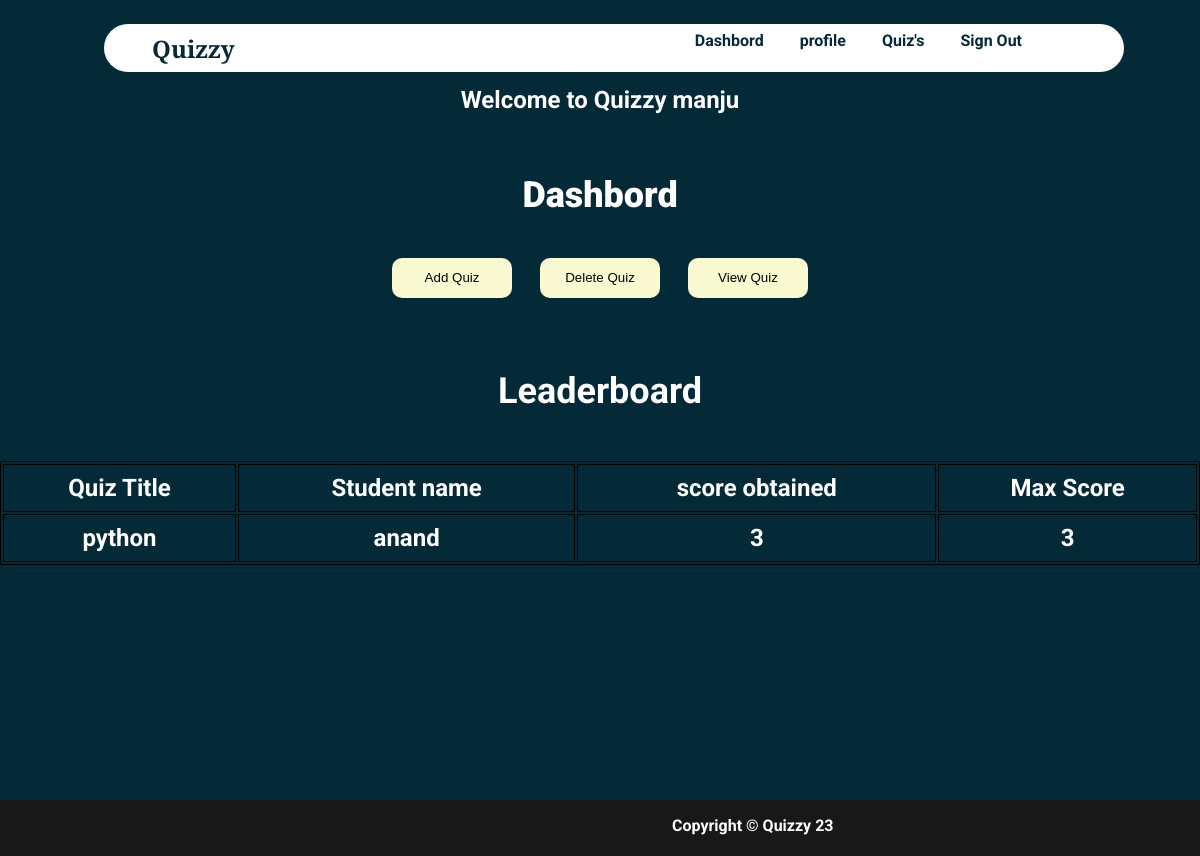
Page /homestaff.php (signed in) on the committed database.
### tables this page shows
CREATE TABLE IF NOT EXISTS `staff` (
  `staffid` varchar(10) NOT NULL,
  `name` varchar(20) NOT NULL,
  `mail` varchar(30) NOT NULL,
  `phno` varchar(10) NOT NULL,
  `gender` varchar(1) NOT NULL,
  `DOB` varchar(10) NOT NULL,
  `pw` varchar(200) NOT NULL,
  `dept` varchar(3) DEFAULT NULL,
  PRIMARY KEY (`mail`),
  UNIQUE KEY `mail` (`mail`,`phno`),
  UNIQUE KEY `staffid` (`staffid`)
);

CREATE TABLE IF NOT EXISTS `score` (
  `slno` int NOT NULL AUTO_INCREMENT,
  `score` int NOT NULL,
  `quizid` int NOT NULL,
  `mail` varchar(30) DEFAULT NULL,
  `totalscore` int DEFAULT NULL,
  `remark` varchar(20) DEFAULT NULL,
  PRIMARY KEY (`slno`),
  KEY `quizid` (`quizid`),
  KEY `mail` (`mail`)
);

CREATE TABLE IF NOT EXISTS `quiz` (
  `quizid` int NOT NULL AUTO_INCREMENT,
  `quizname` varchar(20) NOT NULL,
  `date_created` timestamp NOT NULL DEFAULT CURRENT_TIMESTAMP,
  `mail` varchar(30) DEFAULT NULL,
  PRIMARY KEY (`quizid`),
  KEY `mail` (`mail`)
);

CREATE TABLE IF NOT EXISTS `student` (
  `usn` varchar(10) NOT NULL,
  `name` varchar(20) NOT NULL,
  `mail` varchar(30) NOT NULL,
  `phno` varchar(10) NOT NULL,
  `gender` varchar(1) NOT NULL,
  `DOB` varchar(10) NOT NULL,
  `pw` varchar(200) NOT NULL,
  `dept` varchar(3) DEFAULT NULL,
  PRIMARY KEY (`mail`),
  UNIQUE KEY `mail` (`mail`),
  UNIQUE KEY `phno` (`phno`),
  UNIQUE KEY `usn` (`usn`),
  KEY `dept` (`dept`)
);

### homestaff.php (the view, shortened to what this page needs)
<html>
<head>
</head>
<?php
require_once 'sql.php';
                $conn = mysqli_connect($servername, $username, $password, $dbname);if (!$conn) {
    echo "<script>alert(\"Database error retry after some time !\")</script>";
} else {
    $type1 = $_SESSION["type"];
    $username1 = $_SESSION["username"];
    $sql = "select * from " . $type1 . " where mail='{$username1}'";
    $res =   mysqli_query($conn, $sql);
    if ($res == true) {
        while ($row = mysqli_fetch_array($res)) {
            $dbname = $row['name'];
        }
    }
}
?>
<body style="margin: 0 !important;font-weight: bolder !important;font-family:'Roboto', sans-serif;height:auto;color:#fff">
    <div id="main" style="background-color: #042A38;height: auto;color:#fff !important">
    <div class="navbar" style="display: grid;width: 85%;height:3rem;color:#042A38;position:fixed;border-radius:10rem;margin-top:1.5rem;margin-left:6.5rem;">
    <section style="margin-left: 3rem;height:3rem;display:grid;padding-top: 8px;padding-bottom: 3px; font-size: 1.5rem;font-family: 'Libre Baskerville', serif;">Quizzy</section>
            <ul  style="display: inline-flex;padding: 0 !important;margin-top: 0;float: right;right: 10rem;top:0.8rem;position: fixed;width: 50vw;">
                <li onclick="dash()">Dashbord</li>
                <li onclick="prof()">profile</li>
                <li onclick="score()">Quiz's</li>
                <li onclick="lo()">Sign Out</li>
            </ul>
        </div><br><br>
        <center><section style="width:100vw;margin:0vw;margin-top:4vw;font-size:2vw;">Welcome to Quizzy&nbsp;<?php echo $dbname ?></section></center>
        <section class="dash" style="margin: 5vw;width: 90vw;">
            <center><h1 style="font-weight:bolder;font-size:3vw">Dashbord</h1></center>
           <center> <button onclick="addquiz()">Add Quiz</button>            <button onclick="delquiz()">Delete Quiz</button>         <button onclick="viewq()">View Quiz</button></center>
        </section>
        <section style="color:#fff !important">
            <?php
            $sql="select quizname,s.name,score,totalscore from student s,staff st,score sc,quiz q where q.quizid=sc.quizid and s.mail=sc.mail and q.mail=st.mail and q.mail='{$username1}' ORDER BY score DESC";
            $res=mysqli_query($conn,$sql);
            if($res)
            {
                echo "<center><h1 style=\"font-size: 3vw\">Leaderboard</h1></center>";
                echo "<table id=\"le\"><thead><tr><td>Quiz Title</td>&nbsp;<td>Student name</td><td>score obtained</td><td>Max Score</td></tr></thead>";
                while ($row = mysqli_fetch_assoc($res)) {
                    echo "<tr><td>".$row["quizname"]."</td><td>".$row["name"]."</td><td>".$row["score"]."</td><td>".$row["totalscore"]."</td></tr>";
                }
                echo "</table><br><br>";
            }
            else{
                echo mysqli_error($conn);
            }
            ?>
        </section>
    </div>
    <footer class="footer" style= "background: black; opacity: 0.9;  font-size: 1rem; height: 3.5rem;display:flex;">
        <div class="footer_copyright" style=" text-align: center;position:absolute; margin-left:42rem; color:white;" >
             <p style="padding-top: 0.01rem;">Copyright &copy; Quizzy 23</p>
        </div>
    </footer>
</body>
</html>

### homestaff.php (style rules this page uses)
#main { min-height: 100% !important; }
table { border: 1px solid black; width: 100% !important; font-weight: bolder; font-size: 2vw; color: #042A38; }
td { border: 1px solid black; width: 20%; font-weight: bolder; font-size: 2vw; }
li { margin: 1.5vw; font-size: 1rem !important; }
ul { list-style: none; width: auto !important; }
.navbar { background-color: #fff!important; font-size: 1.5vw; position: fixed; cursor: default; cursor: pointer; }
button { height: 5vh; width: 10vw; background-color: lightgoldenrodyellow; color: black; outline: none; border: none; border-radius: 10px; margin: 1vw; }
::placeholder { font-weight: bold; font-family: 'Roboto', sans-serif; }
table { width: 90vw; margin-left: 5vw; margin-right: 5vw; align-content: center; border: 1px solid black; }
thead { font-weight:900; font-size: 1.5vw; }
td { width: auto; border: 1px solid black; text-align: center; height: 4vw; font-weight: bold; }
#le { width: 90vw; margin: 0; color: #fff; }

### rows in the picture
staff: name "manju"
score: quizid.quizname "python", mail.name "anand", score "3", totalscore "3"
